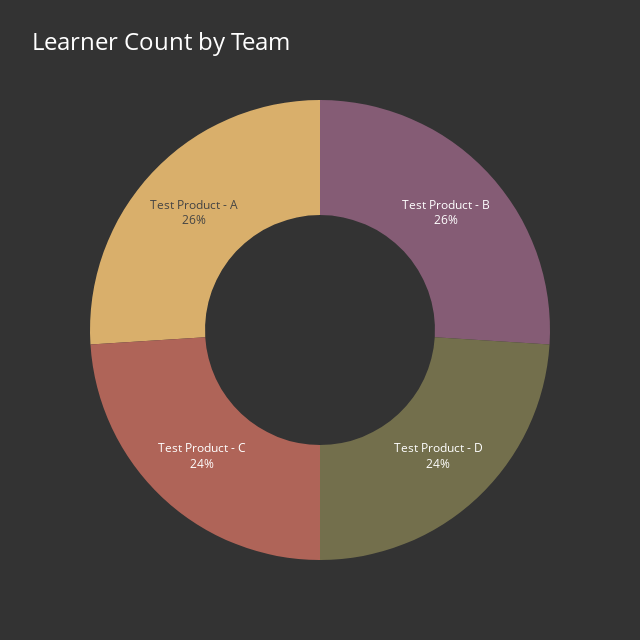

The notebook cell saved with this chart:
### Code cell
df_type = DataFrame(learners)
type_value_counts = df_type["labsProject"].value_counts()
data = go.Pie(
    labels=type_value_counts.index,
    values=type_value_counts.values,
    hole=0.5,
    textinfo="percent+label",
    textfont={"size": 12},
    hoverinfo="text+label+value",
    textposition='inside',
    showlegend=False,
)
layout = go.Layout(
    title={
        "text": "Learner Count by Team",
        "font": {"color": "white", "size": 24},
    },
    colorway=px.colors.qualitative.Antique,
    width=640,
    height=640,
    paper_bgcolor="#333333",
)
figure = go.Figure(data, layout)
figure.show()

### Figure 1 — Plotly figure (JSON) as saved in the notebook; plotly's stock layout.template omitted (floating-point values rounded to 4 significant figures)
{"data": [{"hole": 0.5, "hoverinfo": "text+label+value", "labels": ["Test Product - B", "Test Product - A", "Test Product - C", "Test Product - D"], "showlegend": false, "textfont": {"size": 12}, "textinfo": "percent+label", "textposition": "inside", "values": [13, 13, 12, 12], "type": "pie"}], "layout": {"colorway": ["rgb(133, 92, 117)", "rgb(217, 175, 107)", "rgb(175, 100, 88)", "rgb(115, 111, 76)", "rgb(82, 106, 131)", "rgb(98, 83, 119)", "rgb(104, 133, 92)", "rgb(156, 156, 94)", "rgb(160, 97, 119)", "rgb(140, 120, 93)", "rgb(124, 124, 124)"], "height": 640, "paper_bgcolor": "#333333", "title": {"font": {"color": "white", "size": 24}, "text": "Learner Count by Team"}, "width": 640}}
